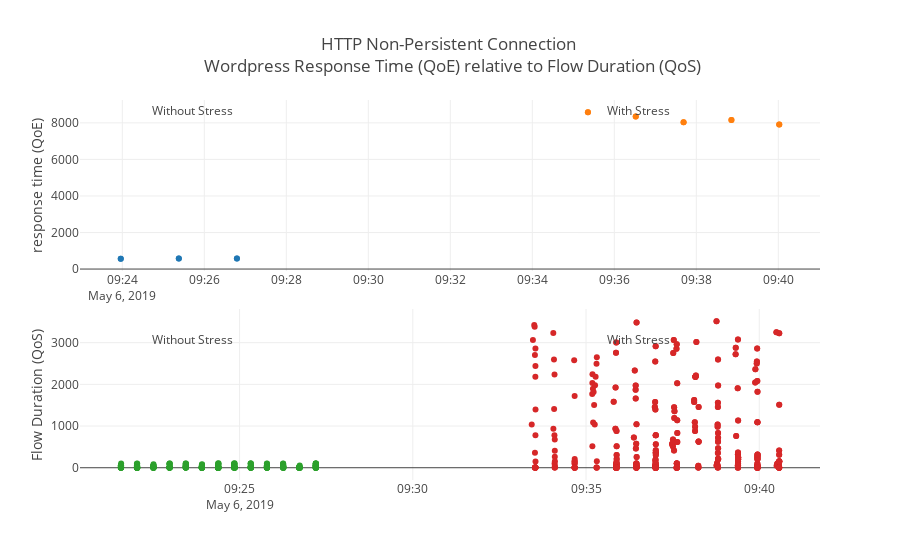

The code cell stored with this chart in its notebook:
### Markdown cell above
# jmeter response times and skydive flows without/with background stress

### Code cell
plotQoEQoS(dfJmeterNoStress,dfJmeterWithStress,dfSkydiveFlowsNoStress,dfSkydiveFlowsWithStress,'flow_duration','Flow Duration (QoS)',"HTTP Non-Persistent Connection <br> Wordpress Response Time (QoE) relative to Flow Duration (QoS)")

### Figure 1 — Plotly figure (JSON) as saved in the notebook; plotly's stock layout.template omitted (floating-point values rounded to 4 significant figures; data arrays with more than 128 entries replaced by an {"elided": "..."} marker saying what was removed)
{"data": [{"textposition": "top right", "name": "homepage with no background stress", "text": ["with no background stress"], "connectgaps": true, "mode": "markers", "y": [567, 567, 584, 584, 583, 583], "x": ["2019-05-06 09:23:57.694000", "2019-05-06 09:23:57.694000", "2019-05-06 09:25:22.693000", "2019-05-06 09:25:22.693000", "2019-05-06 09:26:47.693000", "2019-05-06 09:26:47.694000"], "type": "scatter"}, {"name": "homepage with background stress", "y": [8579, 8579, 8347, 8347, 8034, 8034, 8160, 8160, 7916, 7916], "x": ["2019-05-06 09:35:21.394000", "2019-05-06 09:35:21.394000", "2019-05-06 09:36:31.393000", "2019-05-06 09:36:31.394000", "2019-05-06 09:37:41.393000", "2019-05-06 09:37:41.394000", "2019-05-06 09:38:51.394000", "2019-05-06 09:38:51.394000", "2019-05-06 09:40:01.393000", "2019-05-06 09:40:01.394000"], "connectgaps": true, "type": "scatter", "mode": "markers"}, {"name": "f4a3fab0-ab6c-5cc7-7104-74db7b937ab9 with no background stress", "yaxis": "y2", "connectgaps": true, "mode": "markers", "xaxis": "x2", "y": {"elided": "246 int values"}, "x": {"elided": "246 str values"}, "type": "scatter"}, {"name": "f4a3fab0-ab6c-5cc7-7104-74db7b937ab9 with background stress", "yaxis": "y2", "connectgaps": true, "mode": "markers", "xaxis": "x2", "y": {"elided": "466 int values"}, "x": {"elided": "466 str values"}, "type": "scatter"}], "layout": {"showlegend": false, "xaxis": {"domain": [0, 1]}, "yaxis": {"domain": [0.55, 1], "title": "response time (QoE)"}, "yaxis2": {"domain": [0, 0.45], "title": "Flow Duration (QoS)"}, "title": "HTTP Non-Persistent Connection <br> Wordpress Response Time (QoE) relative to Flow Duration (QoS)", "xaxis2": {"domain": [0, 1], "anchor": "y2"}, "annotations": [{"y": 1, "xref": "paper", "x": 0.09518, "yref": "paper", "text": "Without Stress", "showarrow": false}, {"y": 1, "xref": "paper", "x": 0.8, "yref": "paper", "text": "With Stress", "showarrow": false}, {"y": 0.3697, "xref": "paper", "x": 0.09518, "yref": "paper", "text": "Without Stress", "showarrow": false}, {"y": 0.3697, "xref": "paper", "x": 0.8, "yref": "paper", "text": "With Stress", "showarrow": false}]}}
